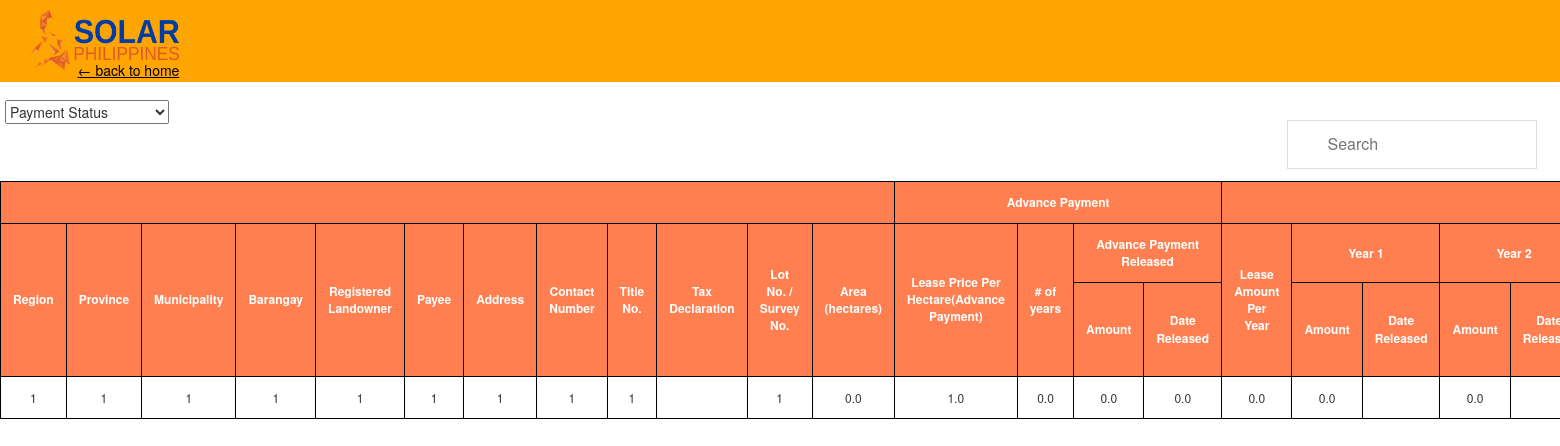
The page /homepage/leaseview/ on the database as committed earlier.
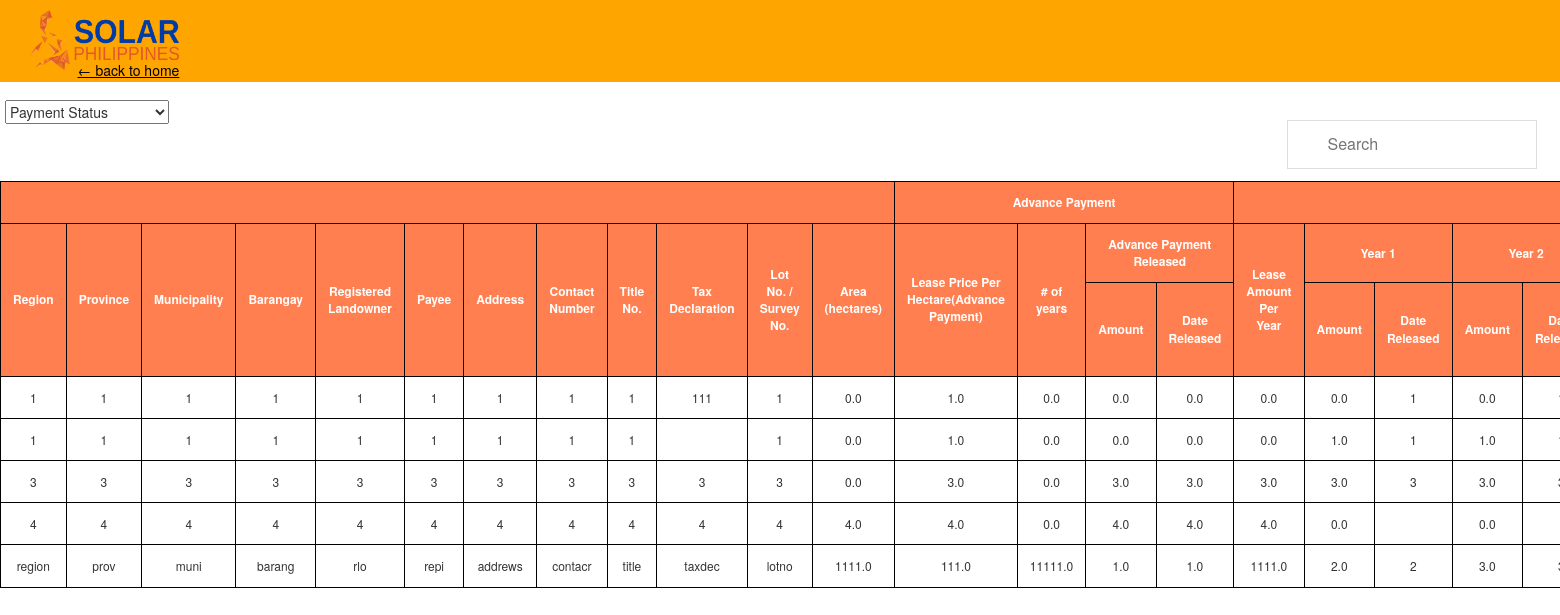
The same page on the database as committed later.
### SolarDB/models.py (models this page shows)
class leaseProperty(models.Model):
    region = models.CharField(max_length = 255, default = "")
    province = models.CharField(max_length = 255, default = "")
    municipality = models.CharField(max_length = 255, default = "")
    barangay = models.CharField(max_length = 255, default = "")
    regLandOwner = models.CharField(max_length = 255, default = "")
    contactNum = models.CharField(max_length = 255, default = "")
    Address = models.CharField(max_length = 255, default = "")
    representative = models.CharField(max_length = 255, default = "")
    pricePerHectare = models.FloatField(default = None)
    totalContractPrice = models.FloatField(default = None)
    numofyear = models.FloatField(default = None)
    BIRcgt = models.FloatField(default=None)
    BIRdst = models.FloatField(default=None)
    LGUtransfer = models.FloatField(default=None)
    RODlra = models.FloatField(default=None)
    RODit = models.FloatField(default=None)
    OTHERSnotorial = models.FloatField(default=None)
    SUMother = models.FloatField(default=None)
    TAXother = models.FloatField(default=None)
    Payee = models.CharField(max_length = 255, default = "")
    area = models.FloatField(default = None)
    taxDec = models.CharField(max_length = 255,   default = "")
    dateRelease = models.DateField(default=None)
    balance = models.FloatField(default = None)
    titleNum = models.CharField(max_length = 255, default = "")
    lotNum = models.CharField(max_length = 255, default = "")
    leaseamountperyear= models.FloatField(default = 0)
    advPayment = models.FloatField(default = 0)
    advPaymentDate = models.FloatField(default = 0)
    year1Pay = models.FloatField(default = 0)
    year1Date = models.CharField(max_length = 255,   default = "")
    year2Pay = models.FloatField(default = 0)
    year2Date = models.CharField(max_length = 255,   default = "")
    year3Pay = models.FloatField(default = 0)
    year3Date = models.CharField(max_length = 255,   default = "")
    year4Pay = models.FloatField(default = 0)
    year4Date = models.CharField(max_length = 255,   default = "")
    year5Pay = models.FloatField(default = 0)
    year5Date = models.CharField(max_length = 255,   default = "")
    year6Pay = models.FloatField(default = 0)
    year6Date = models.CharField(max_length = 255,   default = "")
    year7Pay = models.FloatField(default = 0)
    year7Date = models.CharField(max_length = 255,   default = "")
    year8Pay = models.FloatField(default = 0)
    year8Date = models.CharField(max_length = 255,   default = "")
    year9Pay = models.FloatField(default = 0)
    year9Date = models.CharField(max_length = 255,   default = "")
    year10Pay = models.FloatField(default = 0)
    year10Date = models.CharField(max_length = 255,   default = "")
    year11Pay = models.FloatField(default = 0)
    year11Date = models.CharField(max_length = 255,   default = "")
    year12Pay = models.FloatField(default = 0)
    year12Date = models.CharField(max_length = 255,   default = "")
    year13Pay = models.FloatField(default = 0)
    year13Date = models.CharField(max_length = 255,   default = "")
    year14Pay = models.FloatField(default = 0)
    year14Date = models.CharField(max_length = 255,   default = "")
    year15Pay = models.FloatField(default = 0)
    year15Date = models.CharField(max_length = 255,   default = "")
    year16Pay = models.FloatField(default = 0)
    year16Date = models.CharField(max_length = 255,   default = "")
    year17Pay = models.FloatField(default = 0)
    year17Date = models.CharField(max_length = 255,   default = "")
    year18Pay = models.FloatField(default = 0)
    year18Date = models.CharField(max_length = 255,   default = "")
    year19Pay = models.FloatField(default = 0)
    year19Date = models.CharField(max_length = 255,   default = "")
    year20Pay = models.FloatField(default = 0)
    year20Date = models.CharField(max_length = 255,   default = "")
    year21Pay = models.FloatField(default = 0)
    year21Date = models.CharField(max_length = 255,   default = "")
    year22Pay = models.FloatField(default = 0)
    year22Date = models.CharField(max_length = 255,   default = "")
    year23Pay = models.FloatField(default = 0)
    year23Date = models.CharField(max_length = 255,   default = "")
    year24Pay = models.FloatField(default = 0)
    year24Date = models.CharField(max_length = 255,   default = "")
    year25Pay = models.FloatField(default = 0)
    year25Date = models.CharField(max_length = 255,   default = "")
    year26Pay = models.FloatField(default = 0)
    year26Date = models.CharField(max_length = 255,   default = "")
    year27Pay = models.FloatField(default = 0)
    year27Date = models.CharField(max_length = 255,   default = "")
    year28Pay = models.FloatField(default = 0)
    year28Date = models.CharField(max_length = 255,   default = "")
    year29Pay = models.FloatField(default = 0)
    year29Date = models.CharField(max_length = 255,   default = "")
    year30Pay = models.FloatField(default = 0)
    year30Date = models.CharField(max_length = 255,   default = "")

### SolarDB/views.py (the view)
# urls.py: path('homepage/leaseview/', views.leaseview, name='leaseviewpage'),
def leaseview(request):
    all_properties =leaseProperty.objects.all()
    context = {
            'all_properties':all_properties,
    }
    return render(request, 'displaylease.html',context)

### SolarDB/templates/displaylease.html (shortened to what this page needs)
{% load static %}
<!DOCTYPE html>
<html>
<head>
    <link href="{% static 'css/bootstrap.min.css' %}" rel="stylesheet" >
	<link href="{% static 'css/stylecss.css' %}" rel="stylesheet" >
</head>
<body>
<div>
   <div class="topnav">
            <div class="topnav-back">
                <a href = "/homepage"><img src="{% static 'media/solarpic.png' %}" class="topnav-logo">
                <p id = "underLined">← back to home</p></a>
            </div>
            <select>
                <option value="0">Payment Status</option>
            </select>
            <input type="text" id="myInput" onkeyup="myFunction()" placeholder="Search" title="Search">
        </div>
            <table id="myTable">
                <thead>
                    <tr>
                        <th colspan="12"></th>
                        <th colspan="4">Advance Payment</th>
                        <th colspan="11">Year 1-5</th>
                    </tr>
                    <tr>
					    <th rowspan="2">Region</th>
					    <th rowspan="2">Province</th>
					    <th rowspan="2">Municipality</th>
					    <th rowspan="2">Barangay</th>
					    <th rowspan="2">Registered Landowner</th>
					    <th rowspan="2">Payee</th>
					    <th rowspan="2">Address</th>
					    <th rowspan="2">Contact Number</th>
					    <th rowspan="2">Title No.</th>
					    <th rowspan="2">Tax Declaration</th>
					    <th rowspan="2">Lot No. / Survey No.</th>
					    <th rowspan="2">Area (hectares)</th>
					    <th rowspan="2">Lease Price Per Hectare(Advance Payment)</th>
					    <th rowspan="2"># of years</th>
					    <th colspan="2">Advance Payment Released</th>
					    <th rowspan="2">Lease Amount Per Year</th>
					    <th colspan="2">Year 1</th>
					    <th colspan="2">Year 2</th>
				     </tr>
                     <tr>
					    <th> Amount</th>
					    <th> Date Released</th>
					    <th> Amount</th>
					    <th> Date Released</th>
					    <th> Amount</th>
					    <th> Date Released</th>
				    </tr>
                </thead>
                <tbody>
                    {% for property  in all_properties%}
                    <tr id="tr-hover">
				        <td> {{ property.region}}</td>
                        <td> {{ property.province}}</td>
                        <td> {{ property.municipality}}</td>
                        <td> {{ property.barangay}}</td>
                        <td> {{ property.regLandOwner}}</td>
                        <td> {{ property.representative}}</td>
                        <td> {{ property.Address}}</td>
					    <td> {{ property.contactNum}}</td>
                        <td> {{ property.titleNum}}</td>
                        <td> {{ property.taxDec}}</td>
                        <td> {{ property.lotNum}}</td>
                        <td> {{ property.area}}</td>
                        <td>{{ property.pricePerHectare}} </td>
                        <td> {{ property.numofyear}}</td>
                        <td> {{ property.advPayment}}</td>
                        <td> {{ property.advPaymentDate}}</td>
                        <td> {{ property.leaseamountperyear}}</td>
                        <td> {{ property.year1Pay}}</td>
                        <td> {{ property.year1Date}}</td>
                        <td> {{ property.year2Pay}}</td>
                        <td>{{ property.year2Date}} </td>
                      </tr>
                </tbody>
                    {% endfor%}
            </table>
    </div>
</body>
</html>

### SolarDB/static/css/stylecss.css (style rules this page uses)
.topnav { margin-right: -7.5px; margin-left: -10px; margin-top: -8px; margin-bottom: 30px; padding-left: 15px; padding-right: 15px; padding-top: 8px; background-color: orange; height: 90px; z-index: -1; }
.topnav-logo { height: 70px; padding-left: 25px; padding-top: 10px; }
button, .topnav input[type=text] { float: right; padding: 6px; border: none; margin-top: 20px; margin-right: 16px; font-size: 17px; border-style: solid; border-width: 1px; }
thead { color: white; background-color: coral; }
#myInput { background-image: url('/css/searchicon.png'); background-position: 10px 10px; background-repeat: no-repeat; width: 250px; font-size: 16px; padding: 12px 20px 12px 40px; border: 1px solid #ddd; margin-bottom: 12px; }
#myTable { border-collapse: collapse; width: 100%; border: 1px solid #ddd; font-size: 12px; margin-right: 50px; }
#myTable th, #myTable td { text-align: center; padding: 12px; border: 1px solid #000; }
#myTable tr { border-bottom: 1px solid #ddd; }
#underLined { text-decoration: underline; color: black; position: relative; left:72.5px; top: -10px; }

Rows that differ between the two databases and show on the page:
changed leaseProperty (number 1 of 5 on the later page): taxDec (not shown) → "111"; year1Date (not shown) → "1"
added leaseProperty: region "1", province "1", municipality "1", barangay "1", regLandOwner "1", representative "1", Address "1", contactNum "1", titleNum "1", lotNum "1", area "0.0", pricePerHectare "1.0", numofyear "0.0", advPayment "0.0", advPaymentDate "0.0", leaseamountperyear "0.0", year1Pay "1.0", year1Date "1", year2Pay "1.0"
added leaseProperty: region "3", province "3", municipality "3", barangay "3", regLandOwner "3", representative "3", Address "3", contactNum "3", titleNum "3", taxDec "3", lotNum "3", area "0.0", pricePerHectare "3.0", numofyear "0.0", advPayment "3.0", advPaymentDate "3.0", leaseamountperyear "3.0", year1Pay "3.0", year1Date "3", year2Pay "3.0"
added leaseProperty: region "4", province "4", municipality "4", barangay "4", regLandOwner "4", representative "4", Address "4", contactNum "4", titleNum "4", taxDec "4", lotNum "4", area "4.0", pricePerHectare "4.0", numofyear "0.0", advPayment "4.0", advPaymentDate "4.0", leaseamountperyear "4.0", year1Pay "0.0", year2Pay "0.0"
added leaseProperty: region "region", province "prov", municipality "muni", barangay "barang", regLandOwner "rlo", representative "repi", Address "addrews", contactNum "contacr", titleNum "title", taxDec "taxdec", lotNum "lotno", area "1111.0", pricePerHectare "111.0", numofyear "11111.0", advPayment "1.0", advPaymentDate "1.0", leaseamountperyear "1111.0", year1Pay "2.0", year1Date "2", year2Pay "3.0"
